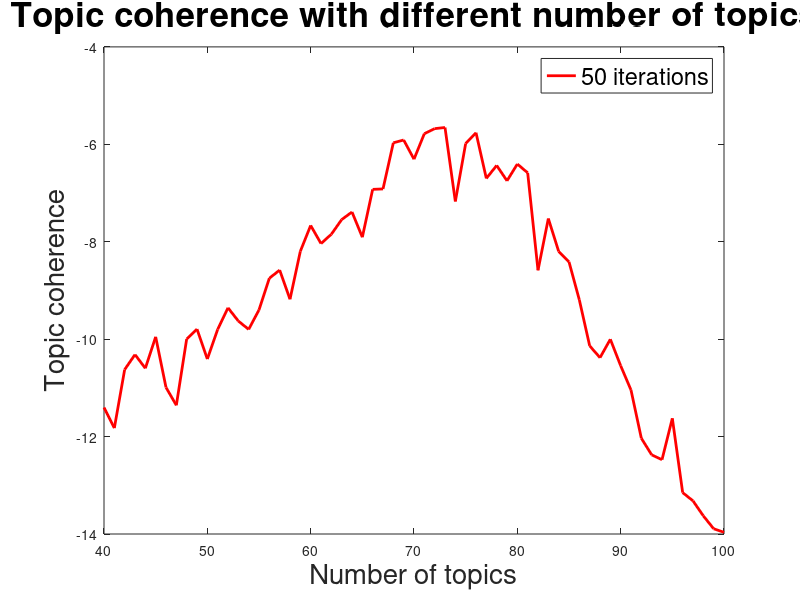

MATLAB code to generate this figure:
data_50 = load("Data/Germany_50_result.csv");


plot(data_50(:,1), data_50(:,2), "-r", "linewidth",2);
hold on
xlabel("Number of topics", "FontSize", 20);
ylabel("Topic coherence", "FontSize", 20);
title("Topic coherence with different number of topics", "FontSize", 25);
legend("50 iterations", "FontSize", 17);

hold off 


% plot(data_50(:,1), data_50(:,3), "-r", "linewidth",2);
% hold on
% plot(data_100(:,1), data_100(:,3), "-b", "linewidth",2);
% xlabel("Number of topics", "FontSize", 20);
% ylabel("Execution time", "FontSize", 20);
% title("Execution time with different number of topics", "FontSize", 25);
% legend(["50 iterations", "100 iterations"], "FontSize", 17);
% 
% hold off 